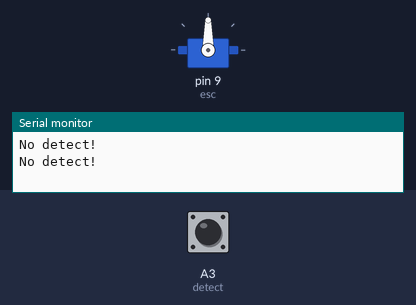
A sketch run on a simulated Arduino Uno, built with avr-gcc and run on an emulated ATmega328P. On the bench: servo, the last lines printed to the serial monitor. The inputs (shaded band) are chosen by the test bench; at power-on: A3 (detect) HIGH.

Above: at 2.8 s.
2.9 s: A3 (detect) driven LOW
At 5.0 s:
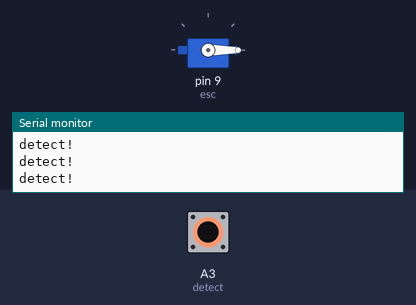
5.5 s: A3 (detect) pulsed HIGH 2 times (0.12 s each, 0.3 s apart)
Timing chart, 0 to 8.5 s (numbered marks = the images above; inputs shaded):
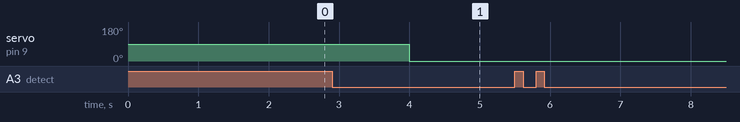

Measured:
- after the input at 2.9 s, servo on pin 9 (esc): 90° → 0° after 1.1 s

The sketch:

opponent_detecting.ino
```cpp
#define detect A3
#include <Servo.h>
Servo esc;// 创建一个 Servo 对象


int value;
void setup() {
  // put your setup code here, to run once:
  pinMode(detect,INPUT);
  esc.attach(9);
  Serial.begin(9600);
}

void loop() {
  // put your main code here, to run repeatedly:
  value = digitalRead(detect);
  if (digitalRead(detect) == LOW)
  {
    Serial.println("detect!");
    esc.writeMicroseconds(100);
    // Serial.println(value);
    // delay(10);
  }else{
    Serial.println("No detect!");
    // esc.writeMicroseconds(0);
    // esc.write(0);
    delay(2000);
  }
}
```
